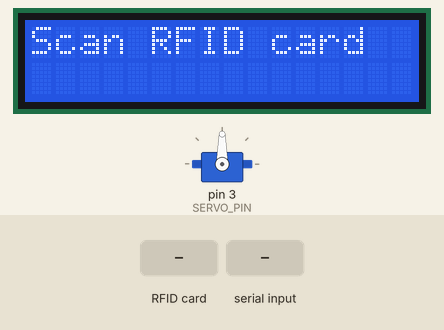
Bench run of a sketch on a simulated Arduino Uno, built with avr-gcc and run on an emulated ATmega328P. Parts: 16×2 character LCD, servo. Inputs (shaded band) come from the test bench. What the sketch prints to the serial monitor is not drawn.

Above: at 1.3 s.
1.4 s: RFID card 5E 7A 19 C4 held to the reader
At 2.6 s:
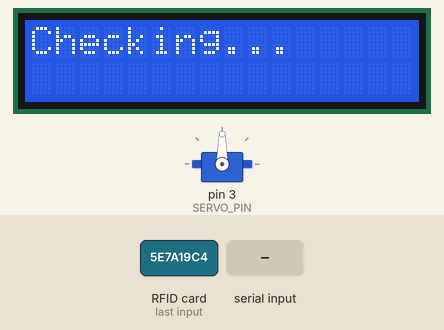
2.9 s: "GRANT\n" received over Serial
At 3.4 s:
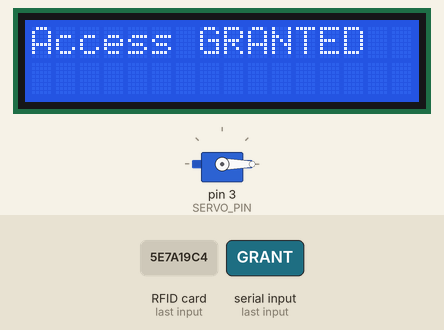
At 11.9 s:
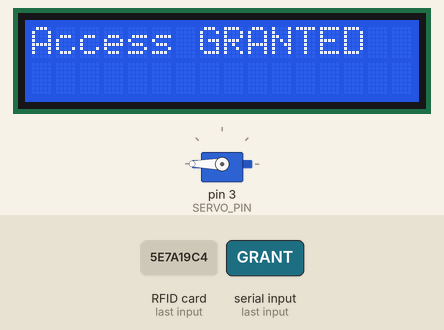
Timing chart, 0 to 13.4 s (numbered marks = the images above; inputs shaded):
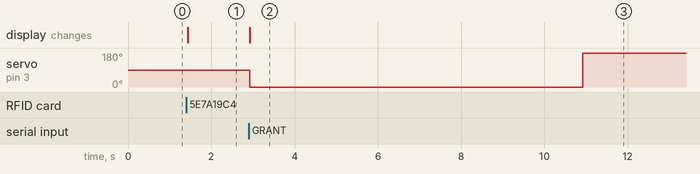

The sketch:

PM_Uno.ino
```cpp
#include <SPI.h>
#include <MFRC522.h>
#include <Wire.h>
#include <LiquidCrystal_I2C.h>
#include <Servo.h>

#define RST_PIN 9
#define SS_PIN 10
#define SERVO_PIN 3
#define TIME_SERVO 5000 // время открытия/закрытия

MFRC522 mfrc522(SS_PIN, RST_PIN);
MFRC522 rfid(SS_PIN, RST_PIN);   // Объект rfid модуля
MFRC522::MIFARE_Key key;         // Объект ключа
MFRC522::StatusCode status;      // Объект статуса

LiquidCrystal_I2C lcd(0x27, 16, 2); // Адрес LCD 0x27, размер 16x2
Servo gateServo; // сервопривод

void setup() {
  Serial.begin(9600);
  //Serial.println("Start!");
  lcd.init(); // Инициализируем экран
  lcd.clear();
  lcd.backlight();
  lcd.print("Scan RFID card");
  SPI.begin();
  mfrc522.PCD_Init();
  rfid.PCD_SetAntennaGain(rfid.RxGain_max);  // Установка усиления антенны
  rfid.PCD_AntennaOff();           // Перезагружаем антенну
  rfid.PCD_AntennaOn();            // Включаем антенну

  for (byte i = 0; i < 6; i++) { // Наполняем ключ
    key.keyByte[i] = 0xFF;       // Ключ по умолчанию 0xFFFFFFFFFFFF
  }

 gateServo.attach(SERVO_PIN);
 gateServo.write(90); // 90 - для останова

}

void loop() {
  static uint32_t rebootTimer = millis(); //  против зависания модуля!
  if (millis() - rebootTimer >= 3000) {   // Таймер с периодом 1000 мс
    rebootTimer = millis();               // Обновляем таймер
    digitalWrite(RST_PIN, HIGH);          // Сбрасываем модуль
    delayMicroseconds(2);                 // Ждем 2 мкс
    digitalWrite(RST_PIN, LOW);           // Отпускаем сброс
    rfid.PCD_Init();                      // Инициализируем заного
  }


  if (mfrc522.PICC_IsNewCardPresent() && mfrc522.PICC_ReadCardSerial()) {
    String uid = "";
    for (byte i = 0; i < mfrc522.uid.size; i++) {
      uid += String(mfrc522.uid.uidByte[i] < 0x10 ? "0" : "");
      uid += String(mfrc522.uid.uidByte[i], HEX);
    }
    lcd.clear();
    lcd.print("Checking...");
    Serial.println(uid); // Отправка UID на микрокомпьютер

    // Ожидание ответа от микрокомпьютера
    while (!Serial.available());
    String response = Serial.readStringUntil('\n');
    response.trim();

    if (response == "GRANT") {
      lcd.clear();
      lcd.print("Access GRANTED");
      gateServo.write(0); // Открыть ворота; 0 - для серв 360
      delay(TIME_SERVO); // Задержка для открытия
      delay(3000); // задержка на проезд машины
      gateServo.write(180); // Закрыть ворота; 180 - в обратную строну для сервы 360
      delay(TIME_SERVO); // Задержка для закрытия
    } else if (response == "DENY") {
      lcd.clear();
      lcd.print("Access DENIED");
      delay(5000); // Задержка для вывода
    } else if (response == "FAULT"){
      lcd.clear();
      lcd.print("Access Expired!"); // доступ просрочен
      delay(5000); // Задержка для вывода
    }
    // delay(1000);
    lcd.clear();
    lcd.print("Scan RFID card");
    //mfrc522.PICC_HaltA();
  }
}
```

Measured:
- after the input at 1.4 s, the display: changes at once (image 1)
- after the input at 2.9 s, servo on pin 3 (SERVO_PIN): 90° → 0° at once, → 180° 8.0 s later; the display: changes at once (image 2)
